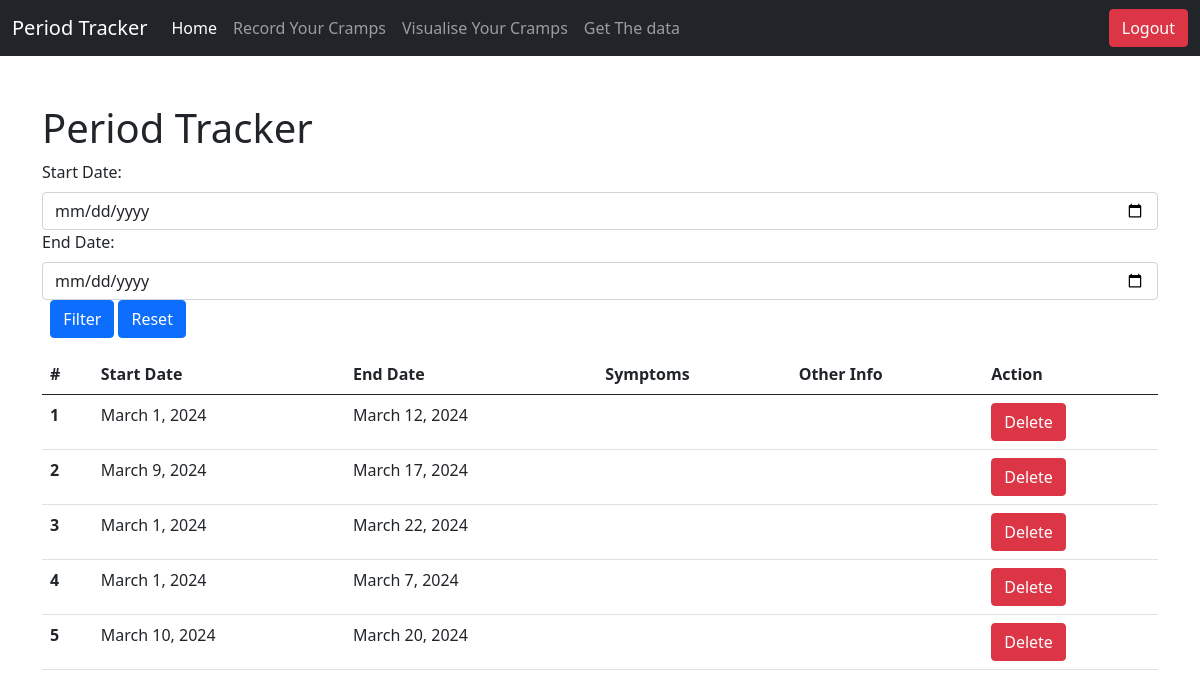
/period_list/, run on the app's committed database.
### period_tracker/models.py (models this page shows)
class Period(models.Model):
    user = models.ForeignKey(User, on_delete=models.CASCADE)
    start_date = models.DateField()
    end_date = models.DateField()
    symptoms = models.TextField(blank=True)
    other_info = models.TextField(blank=True)

### period_tracker/views.py (the view)
# urls.py: path("period_list/", period_list_view),
def period_list_view(request):
    start_date = request.POST.get('start_date')
    end_date = request.POST.get('end_date')
    period_records = Period.objects.all()
    if start_date:
        start_date = datetime.strptime(start_date, '%Y-%m-%d')
        period_records = period_records.filter(start_date__gte=start_date)
    if end_date:
        end_date = datetime.strptime(end_date, '%Y-%m-%d')
        period_records = period_records.filter(end_date__lte=end_date)
    return render(request, 'get_list.html', {'period_records': period_records})

### templates/get_list.html (shortened to what this page needs)
<!DOCTYPE html>
<html lang="en">
<head>
    <link href="https://cdn.jsdelivr.net/npm/bootstrap@5.0.2/dist/css/bootstrap.min.css" rel="stylesheet">
</head>
<body>
    {% include "navigation.html" %}
    <div class="container mt-5">
        <h1>Period Tracker</h1>
        <div class="row mb-3">
            <form id="date_filter_form" method="POST" action="/period_list/">
                <div class="col">
                    <label for="start_date" class="form-label">Start Date:</label>
                    <input type="date" class="form-control" id="start_date" name="start_date">
                </div>
                <div class="col">
                    <label for="end_date" class="form-label">End Date:</label>
                    <input type="date" class="form-control" id="end_date" name="end_date">
                </div>
                <div class="col">
                    <label>&nbsp;</label>
                    <button type="submit" class="btn btn-primary">Filter</button>
                    <button type="submit" class="btn btn-primary">Reset</button>
                </div>
            </form>
        </div>
        <table class="table">
            <thead>
                <tr>
                    <th scope="col">#</th>
                    <th scope="col">Start Date</th>
                    <th scope="col">End Date</th>
                    <th scope="col">Symptoms</th>
                    <th scope="col">Other Info</th>
                    <th scope="col">Action</th>
                </tr>
            </thead>
            <tbody>
                {% for period in period_records %}
                <tr>
                    <th scope="row">{{ forloop.counter }}</th>
                    <td>{{ period.start_date }}</td>
                    <td>{{ period.end_date }}</td>
                    <td>{{ period.symptoms }}</td>
                    <td>{{ period.other_info }}</td>
                    <td>
                        <form method="POST" action="/period_delete/{{ period.id }}">
                            <button type="submit" class="btn btn-danger">Delete</button>
                        </form>
                    </td>
                </tr>
                {% endfor %}
            </tbody>
        </table>
    </div>
</body>
</html>

### templates/navigation.html (shortened to what this page needs)
<nav class="navbar navbar-expand-lg navbar-dark bg-dark">
    <div class="container-fluid">
      <a class="navbar-brand" href="/">Period Tracker</a>
      <div class="collapse navbar-collapse" id="navbarSupportedContent">
        <ul class="navbar-nav me-auto mb-2 mb-lg-0">
          <li class="nav-item">
            <a class="nav-link active" aria-current="page" href="/">Home</a>
          </li>
          <li class="nav-item">
            <a class="nav-link" href="/period_record/">Record Your Cramps</a>
          </li>
          <li class="nav-item">
            <a class="nav-link" href="/get_visual_data/">Visualise Your Cramps</a>
          </li>
          <li class="nav-item">
            <a class="nav-link" href="/period_list/">Get The data</a>
          </li>
        </ul>
        <form class="d-flex" action="/logout/" method="post" >
          <button class="btn btn-danger" type="submit">Logout</button>
        </form>
      </div>
    </div>
  </nav>

### data on the page
Period: start_date "March 1, 2024", end_date "March 12, 2024"
Period: start_date "March 9, 2024", end_date "March 17, 2024"
Period: start_date "March 1, 2024", end_date "March 22, 2024"
Period: start_date "March 1, 2024", end_date "March 7, 2024"
Period: start_date "March 10, 2024", end_date "March 20, 2024"
